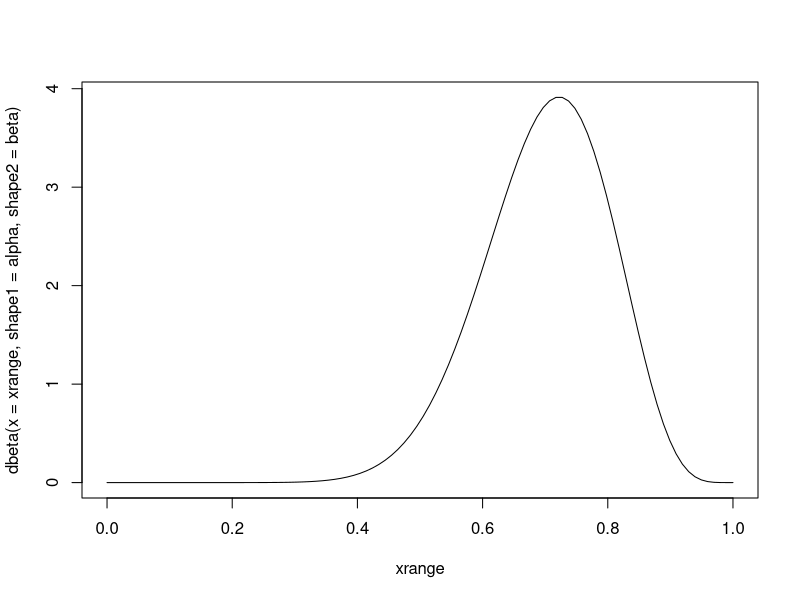

Here is the R script that generated this plot:
## Code for visualizing the prior distribution of Pagel's lambda
## Can be used to set reasonable values for alpha and beta in the lambda priors

## Set alpha, beta
alpha <- 14
beta <- 6
## Range of values to plot over from 0 to 1
xrange <- seq(0, 1, length.out = 100)
## Make plot
plot(dbeta(x = xrange, shape1 = alpha, shape2 = beta) ~ xrange, type = "l")
